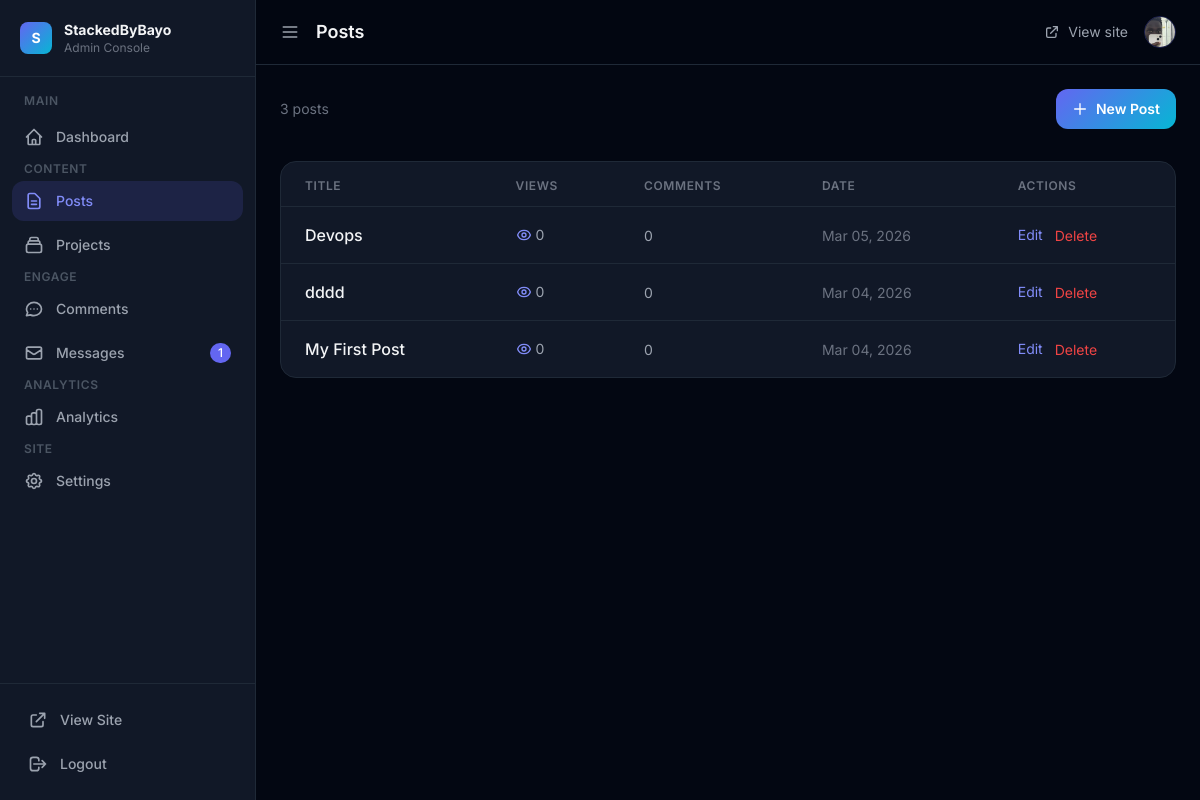
The page /admin/posts (signed in) on the database its author committed.
### app/models.py (models this page shows)
class Post(db.Model):
    id = db.Column(db.Integer, primary_key=True)
    title = db.Column(db.String(200), nullable=False)
    body = db.Column(db.Text, nullable=False)
    created_at = db.Column(db.DateTime, default=datetime.utcnow)
    views = db.Column(db.Integer, default=0)
    comments = db.relationship('Comment', backref='post', lazy=True)

### app/__init__.py (the view)
    @app.route("/admin/posts")
    def admin_posts():
        if not session.get("admin"):
            return redirect(url_for("admin_login"))
        posts = Post.query.order_by(Post.created_at.desc()).all()
        return render_template("admin_posts.html", posts=posts, **admin_context())

### app/templates/admin_posts.html (shortened to what this page needs)
{% extends "admin_base.html" %}
{% block page_title %}Posts{% endblock %}
{% block content %}
<div class="flex justify-between items-center mb-8">
    <p class="text-gray-500 text-sm">{{ posts|length }} post{{ 's' if posts|length != 1 }}</p>
    <a href="/admin/post/new"
        class="gradient-bg text-white font-semibold px-4 py-2.5 rounded-xl hover:opacity-90 transition text-sm flex items-center gap-2">
        <svg class="w-4 h-4" fill="none" viewBox="0 0 24 24" stroke="currentColor">
            <path stroke-linecap="round" stroke-linejoin="round" stroke-width="2" d="M12 4v16m8-8H4"/>
        </svg>
        New Post
    </a>
</div>
{% if posts %}
<div class="bg-gray-900 border border-gray-800 rounded-2xl overflow-hidden">
    <table class="w-full">
        <thead>
            <tr class="border-b border-gray-800 px-6">
                <th class="text-left text-xs font-semibold text-gray-500 uppercase tracking-wider pb-3 pt-4 px-6">Title</th>
                <th class="text-left text-xs font-semibold text-gray-500 uppercase tracking-wider pb-3 pt-4 px-6">Views</th>
                <th class="text-left text-xs font-semibold text-gray-500 uppercase tracking-wider pb-3 pt-4 px-6">Comments</th>
                <th class="text-left text-xs font-semibold text-gray-500 uppercase tracking-wider pb-3 pt-4 px-6">Date</th>
                <th class="text-left text-xs font-semibold text-gray-500 uppercase tracking-wider pb-3 pt-4 px-6">Actions</th>
            </tr>
        </thead>
        <tbody class="divide-y divide-gray-800">
            {% for post in posts %}
            <tr class="hover:bg-gray-800/50 transition">
                <td class="py-4 px-6">
                    <a href="/blog/{{ post.id }}" target="_blank"
                        class="font-medium hover:text-indigo-400 transition">
                        {{ post.title }}
                    </a>
                </td>
                <td class="py-4 px-6">
                    <span class="flex items-center gap-1 text-gray-400 text-sm">
                        {{ post.views or 0 }}
                    </span>
                </td>
                <td class="py-4 px-6">
                    <span class="text-gray-400 text-sm">{{ post.comments|length }}</span>
                </td>
                <td class="py-4 px-6">
                    <span class="text-gray-500 text-sm">{{ post.created_at.strftime('%b %d, %Y') }}</span>
                </td>
                <td class="py-4 px-6">
                    <div class="flex items-center gap-3">
                        <a href="/admin/post/{{ post.id }}/edit"
                            class="text-indigo-400 hover:text-indigo-300 text-sm transition">Edit</a>
                        <form method="POST" action="/admin/post/{{ post.id }}/delete"
                            onsubmit="return confirm('Delete this post?')">
                            <button type="submit"
                                class="text-red-500 hover:text-red-400 text-sm transition">Delete</button>
                        </form>
                    </div>
                </td>
            </tr>
            {% endfor %}
        </tbody>
    </table>
</div>
{% endif %}
{% endblock %}

### app/templates/admin_base.html (shortened to what this page needs)
<!DOCTYPE html>
<html lang="en">
<head>
    <script src="https://cdn.tailwindcss.com"></script>
</head>
<body class="bg-gray-950 text-gray-100 min-h-screen flex">
    <aside id="sidebar" class="sidebar fixed top-0 left-0 h-full w-64 bg-gray-900 border-r border-gray-800 z-50 flex flex-col">
        <div class="flex items-center gap-3 px-5 py-5 border-b border-gray-800">
            <div class="w-8 h-8 rounded-lg gradient-bg flex items-center justify-center text-white font-bold text-sm shrink-0">S</div>
            <div class="logo-text">
                <p class="font-bold text-sm">StackedByBayo</p>
                <p class="text-gray-500 text-xs">Admin Console</p>
            </div>
        </div>
        <nav class="flex-1 px-3 py-4 space-y-1 overflow-y-auto">
            <p class="label text-gray-600 text-xs font-semibold uppercase tracking-wider px-3 mb-2">Main</p>
            <a href="/admin" class="nav-item {% if request.path == '/admin' %}active{% endif %} flex items-center gap-3 px-3 py-2.5 rounded-xl text-gray-400 text-sm font-medium">
                <svg class="nav-icon w-5 h-5 shrink-0" fill="none" viewBox="0 0 24 24" stroke="currentColor">
                    <path stroke-linecap="round" stroke-linejoin="round" stroke-width="2" d="M3 12l2-2m0 0l7-7 7 7M5 10v10a1 1 0 001 1h3m10-11l2 2m-2-2v10a1 1 0 01-1 1h-3m-6 0a1 1 0 001-1v-4a1 1 0 011-1h2a1 1 0 011 1v4a1 1 0 001 1m-6 0h6"/>
                </svg>
                <span class="label">Dashboard</span>
            </a>
            <p class="label text-gray-600 text-xs font-semibold uppercase tracking-wider px-3 mt-4 mb-2">Content</p>
            <a href="/admin/posts" class="nav-item {% if '/admin/post' in request.path %}active{% endif %} flex items-center gap-3 px-3 py-2.5 rounded-xl text-gray-400 text-sm font-medium">
                <svg class="nav-icon w-5 h-5 shrink-0" fill="none" viewBox="0 0 24 24" stroke="currentColor">
                    <path stroke-linecap="round" stroke-linejoin="round" stroke-width="2" d="M9 12h6m-6 4h6m2 5H7a2 2 0 01-2-2V5a2 2 0 012-2h5.586a1 1 0 01.707.293l5.414 5.414a1 1 0 01.293.707V19a2 2 0 01-2 2z"/>
                </svg>
                <span class="label">Posts</span>
            </a>
            <a href="/admin/projects" class="nav-item {% if '/admin/project' in request.path %}active{% endif %} flex items-center gap-3 px-3 py-2.5 rounded-xl text-gray-400 text-sm font-medium">
                <span class="label">Projects</span>
            </a>
            <p class="label text-gray-600 text-xs font-semibold uppercase tracking-wider px-3 mt-4 mb-2">Engage</p>
            <a href="/admin/comments" class="nav-item {% if '/admin/comment' in request.path %}active{% endif %} flex items-center gap-3 px-3 py-2.5 rounded-xl text-gray-400 text-sm font-medium">
                <span class="label">Comments</span>
            </a>
            <a href="/admin/messages" class="nav-item {% if '/admin/message' in request.path %}active{% endif %} flex items-center gap-3 px-3 py-2.5 rounded-xl text-gray-400 text-sm font-medium">
                <svg class="nav-icon w-5 h-5 shrink-0" fill="none" viewBox="0 0 24 24" stroke="currentColor">
                    <path stroke-linecap="round" stroke-linejoin="round" stroke-width="2" d="M3 8l7.89 5.26a2 2 0 002.22 0L21 8M5 19h14a2 2 0 002-2V7a2 2 0 00-2-2H5a2 2 0 00-2 2v10a2 2 0 002 2z"/>
                </svg>
                <span class="label">Messages</span>
                {% if unread_count > 0 %}
                <span class="label ml-auto bg-indigo-500 text-white text-xs px-2 py-0.5 rounded-full">{{ unread_count }}</span>
                {% endif %}
            </a>
            <p class="label text-gray-600 text-xs font-semibold uppercase tracking-wider px-3 mt-4 mb-2">Analytics</p>
            <a href="/admin" class="nav-item flex items-center gap-3 px-3 py-2.5 rounded-xl text-gray-400 text-sm font-medium">
                <span class="label">Analytics</span>
            </a>
            <p class="label text-gray-600 text-xs font-semibold uppercase tracking-wider px-3 mt-4 mb-2">Site</p>
            <a href="/admin/settings" class="nav-item {% if '/admin/settings' in request.path %}active{% endif %} flex items-center gap-3 px-3 py-2.5 rounded-xl text-gray-400 text-sm font-medium">
                <span class="label">Settings</span>
            </a>
        </nav>
        <div class="border-t border-gray-800 p-4">
            <a href="/" target="_blank" class="nav-item flex items-center gap-3 px-3 py-2.5 rounded-xl text-gray-400 text-sm font-medium mb-1">
                <svg class="w-5 h-5 shrink-0" fill="none" viewBox="0 0 24 24" stroke="currentColor">
                    <path stroke-linecap="round" stroke-linejoin="round" stroke-width="2" d="M10 6H6a2 2 0 00-2 2v10a2 2 0 002 2h10a2 2 0 002-2v-4M14 4h6m0 0v6m0-6L10 14"/>
                </svg>
                <span class="label">View Site</span>
            </a>
            <a href="/admin/logout" class="nav-item flex items-center gap-3 px-3 py-2.5 rounded-xl text-gray-400 text-sm font-medium hover:text-red-400">
                <svg class="w-5 h-5 shrink-0" fill="none" viewBox="0 0 24 24" stroke="currentColor">
                    <path stroke-linecap="round" stroke-linejoin="round" stroke-width="2" d="M17 16l4-4m0 0l-4-4m4 4H7m6 4v1a3 3 0 01-3 3H6a3 3 0 01-3-3V7a3 3 0 013-3h4a3 3 0 013 3v1"/>
                </svg>
                <span class="label">Logout</span>
            </a>
        </div>
    </aside>
    <div id="main-content" class="flex-1 ml-64 min-h-screen flex flex-col">
        <header class="sticky top-0 z-40 bg-gray-950/80 backdrop-blur-md border-b border-gray-800 px-6 py-4 flex items-center justify-between">
            <div class="flex items-center gap-4">
                <button id="toggle-sidebar" class="text-gray-400 hover:text-white transition">
                    <svg class="w-5 h-5" fill="none" viewBox="0 0 24 24" stroke="currentColor">
                        <path stroke-linecap="round" stroke-linejoin="round" stroke-width="2" d="M4 6h16M4 12h16M4 18h16"/>
                    </svg>
                </button>
                <h1 class="text-lg font-semibold">{% block page_title %}Dashboard{% endblock %}</h1>
            </div>
            <div class="flex items-center gap-4">
                <a href="/" target="_blank" class="text-gray-400 hover:text-white text-sm transition flex items-center gap-2">
                    <svg class="w-4 h-4" fill="none" viewBox="0 0 24 24" stroke="currentColor">
                        <path stroke-linecap="round" stroke-linejoin="round" stroke-width="2" d="M10 6H6a2 2 0 00-2 2v10a2 2 0 002 2h10a2 2 0 002-2v-4M14 4h6m0 0v6m0-6L10 14"/>
                    </svg>
                    View site
                </a>
                <div class="w-8 h-8 rounded-full overflow-hidden border border-indigo-500/30">
                    {% if profile_exists is defined and profile_exists %}
                    <img src="/static/uploads/profile.jpg" class="w-full h-full object-cover object-top">
                    {% else %}
                    <div class="w-full h-full gradient-bg flex items-center justify-center text-white text-sm font-bold">B</div>
                    {% endif %}
                </div>
            </div>
        </header>
        <main class="flex-1 p-6">
            {% block content %}{% endblock %}
        </main>
    </div>
</body>
</html>

### app/templates/admin_base.html (style rules this page uses)
body { font-family: 'Inter', sans-serif; }
.gradient-bg { background: linear-gradient(135deg, #6366f1, #06b6d4); }
.sidebar { transition: width 0.3s ease; }
.nav-item { transition: background 0.2s ease, color 0.2s ease; }
.nav-item.active { background: rgba(99, 102, 241, 0.15); color: #818cf8; }
.nav-item.active .nav-icon { color: #818cf8; }
#main-content { transition: margin-left 0.3s ease; }

### rows shown on the page
Post: title "Devops", views "0", comments|length "0", created_at "Mar 05, 2026"
Post: title "dddd", views "0", comments|length "0", created_at "Mar 04, 2026"
Post: title "My First Post", views "0", comments|length "0", created_at "Mar 04, 2026"

### other values the page prints
{{ unread_count }} "1"
{{ posts|length }} "3"
{{ 's' if posts|length != 1 }} "s"
